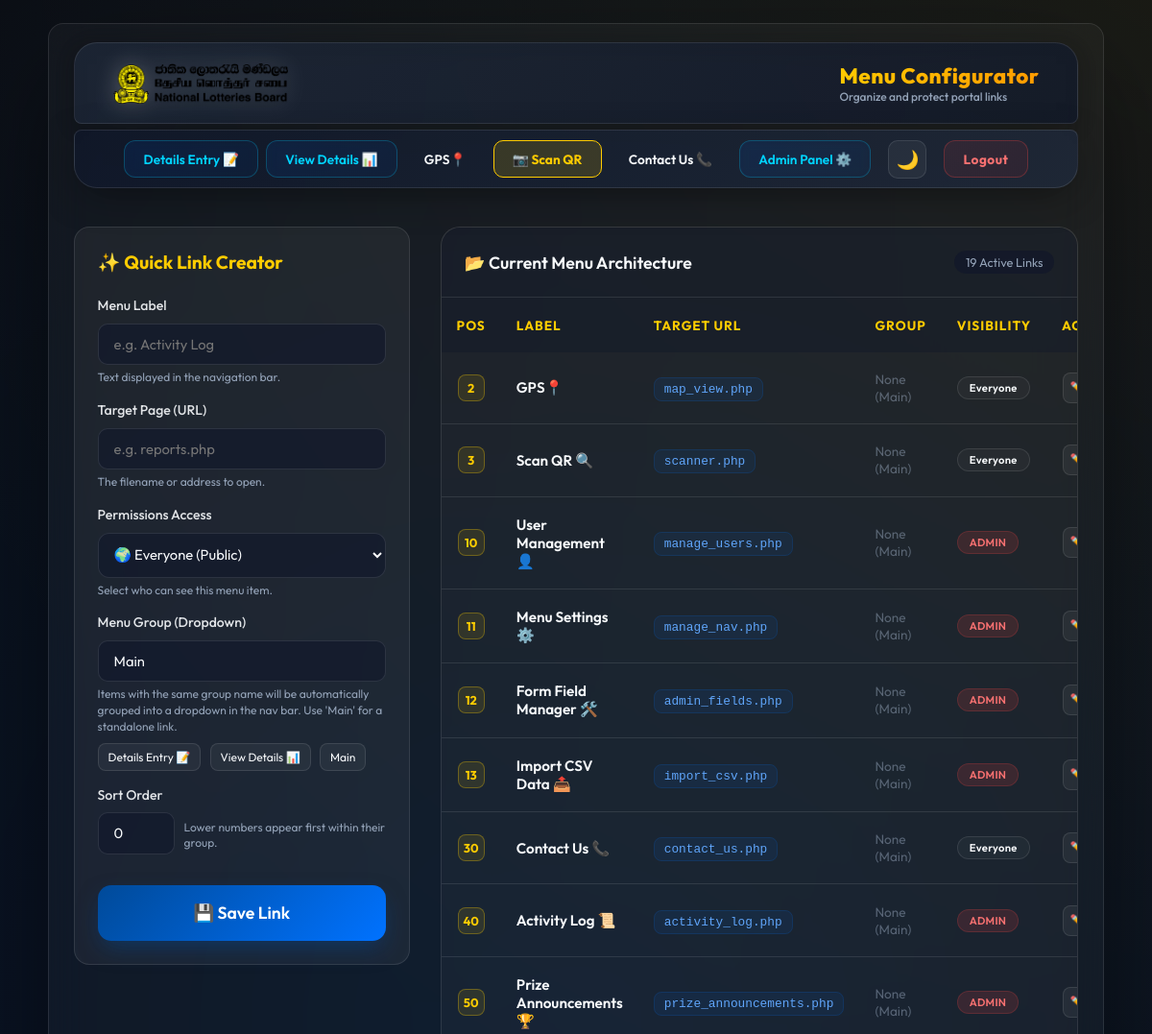
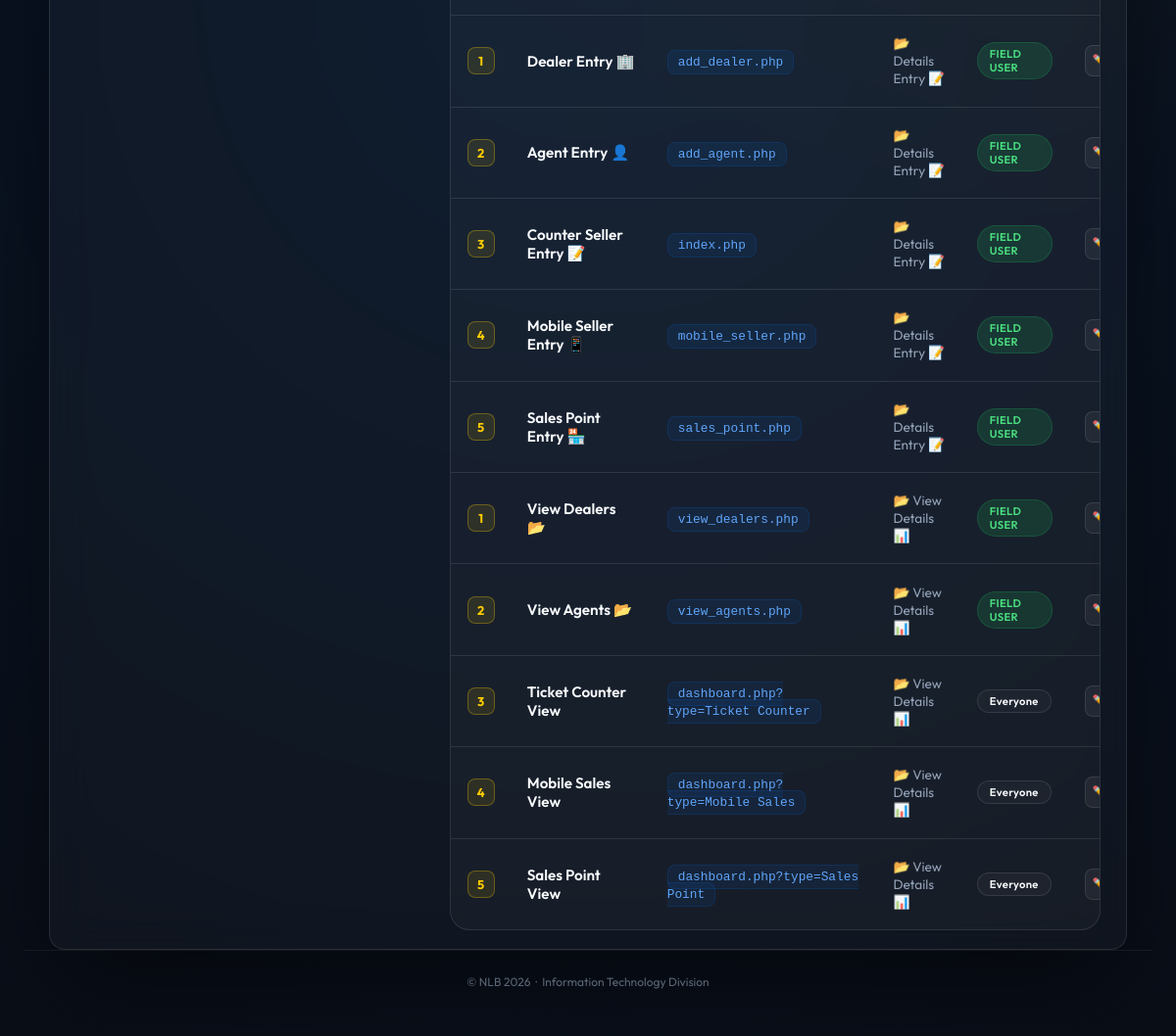
The page /manage_nav.php (signed in) on the database its author committed (2 pictures, top to bottom).
### tables this page shows
CREATE TABLE `navigation` (
  `id` int NOT NULL AUTO_INCREMENT,
  `label` varchar(100) NOT NULL,
  `url` varchar(255) NOT NULL,
  `role_access` enum('all','admin','moderator','tm','user') DEFAULT 'all',
  `nav_group` varchar(100) DEFAULT 'Main',
  `sort_order` int DEFAULT '0',
  PRIMARY KEY (`id`)
);

### manage_nav.php (the view, shortened to what this page needs)
<?php
require_once 'includes/db_config.php';
require_once 'includes/get_nav.php';
$links = $pdo->query("SELECT * FROM navigation ORDER BY
    CASE WHEN nav_group = 'Main' THEN 0 ELSE 1 END,
    nav_group ASC,
    sort_order ASC")->fetchAll();
$existing_groups = $pdo->query("SELECT DISTINCT nav_group FROM navigation WHERE nav_group != 'Main'")->fetchAll(PDO::FETCH_COLUMN);
?>
<!DOCTYPE html>
<html lang="en">
<head>
    <link rel="stylesheet" href="assets/css/style.css">
</head>
<body>
    <div class="container wide">
        <div class="nav-bar">
            <div class="nav-brand">
                <img src="assets/img/Logo.png" alt="NLB Logo">
                <div>
                    <h1>Menu Configurator</h1>
                    <p style="color: var(--text-muted); font-size: 0.75rem; margin: 0;">Organize and protect portal links</p>
                </div>
            </div>
            <?php echo render_nav($pdo, $_SESSION['role']); ?>
        </div>
        <div class="settings-grid">
            <div class="card" style="position: sticky; top: 20px;">
                <h2 id="form-title" style="font-size: 1.2rem; margin-bottom: 1.5rem; color: var(--secondary-color);">✨ Quick Link Creator</h2>
                <form id="nav-form" method="POST">
                    <div class="form-group">
                        <label>Menu Label</label>
                        <input type="text" name="label" id="nav-label" placeholder="e.g. Activity Log" required>
                        <p class="help-text">Text displayed in the navigation bar.</p>
                    </div>
                    <div class="form-group">
                        <label>Target Page (URL)</label>
                        <input type="text" name="url" id="nav-url" placeholder="e.g. reports.php" required>
                        <p class="help-text">The filename or address to open.</p>
                    </div>
                    <div class="form-group">
                        <label>Permissions Access</label>
                        <select name="role_access" id="nav-role" style="width:100%; padding:12px; background:var(--input-bg); border:1px solid var(--glass-border); color:var(--text-main); border-radius:12px;">
                            <option value="all">🌍 Everyone (Public)</option>
                        </select>
                        <p class="help-text">Select who can see this menu item.</p>
                    </div>
                    <div class="form-group">
                        <label>Menu Group (Dropdown)</label>
                        <input type="text" name="nav_group" id="nav-group" value="Main" placeholder="e.g. Details Entry 📝">
                        <p class="help-text">Items with the same group name will be automatically grouped into a dropdown in the nav bar. Use 'Main' for a standalone link.</p>
                        <div id="group-suggestions">
                            <?php foreach($existing_groups as $g): ?>
                                <span class="group-suggestion" onclick="document.getElementById('nav-group').value = '<?php echo addslashes($g); ?>'"><?php echo htmlspecialchars($g); ?></span>
                            <?php endforeach; ?>
                            <span class="group-suggestion" onclick="document.getElementById('nav-group').value = 'Main'">Main</span>
                        </div>
                    </div>
                    <div class="form-group">
                        <label>Sort Order</label>
                        <div style="display: flex; align-items: center; gap: 10px;">
                            <input type="number" name="sort_order" id="nav-order" value="0" style="width: 80px;">
                            <p class="help-text">Lower numbers appear first within their group.</p>
                        </div>
                    </div>
                    <button type="submit" class="btn-submit" style="margin-top: 1rem;">💾 Save Link</button>
                </form>
            </div>
            <div class="table-wrapper" style="border-radius: 20px; overflow: hidden; background: var(--card-bg);">
                <div style="padding: 1.5rem; background: var(--nav-bg); border-bottom: 1px solid var(--glass-border); display: flex; justify-content: space-between; align-items: center;">
                    <h3 style="margin: 0; font-size: 1.1rem; font-weight: 600;">📂 Current Menu Architecture</h3>
                    <span style="font-size: 0.8rem; color: var(--text-muted); background: var(--input-bg); padding: 4px 12px; border-radius: 20px;"><?php echo count($links); ?> Active Links</span>
                </div>
                <table style="min-width: 100%;">
                    <thead>
                        <tr>
                            <th style="width: 60px; text-align: center;">Pos</th>
                            <th>Label</th>
                            <th>Target URL</th>
                            <th>Group</th>
                            <th>Visibility</th>
                            <th style="text-align: right; padding-right: 2rem;">Actions</th>
                        </tr>
                    </thead>
                    <tbody>
                        <?php foreach ($links as $link): ?>
                        <tr class="nav-item-card">
                            <td data-label="Position" style="text-align: center;">
                                <div class="order-badge" style="margin: 0 auto;"><?php echo $link['sort_order']; ?></div>
                            </td>
                            <td data-label="Label" style="font-weight: 600; color: var(--text-main); font-size: 0.95rem;">
                                <?php echo htmlspecialchars($link['label']); ?>
                            </td>
                            <td data-label="URL">
                                <code style="background: rgba(0, 114, 255, 0.08); color: #60a5fa; padding: 4px 10px; border-radius: 8px; font-size: 0.8rem; border: 1px solid rgba(0, 114, 255, 0.15); font-family: 'Courier New', monospace;">
                                    <?php echo htmlspecialchars($link['url']); ?>
                                </code>
                            </td>
                            <td data-label="Group" style="color: var(--text-muted); font-size: 0.85rem;">
                                <?php
                                    $grp = $link['nav_group'] ?? 'Main';
                                    if ($grp === 'Main') {
                                        echo '<span style="opacity: 0.5;">None (Main)</span>';
                                    } else {
                                        echo '📂 ' . htmlspecialchars($grp);
                                    }
                                ?>
                            </td>
                            <td data-label="Visibility">
                                <?php
                                    $rc = 'tag-all'; $rl = 'Everyone';
                                    if($link['role_access'] === 'admin') { $rc = 'tag-admin'; $rl = 'ADMIN'; }
                                    elseif($link['role_access'] === 'moderator') { $rc = 'tag-moderator'; $rl = 'MODERATOR'; }
                                    elseif($link['role_access'] === 'tm') { $rc = 'tag-tm'; $rl = 'FIELD USER'; }
                                    elseif($link['role_access'] === 'user') { $rc = 'tag-user'; $rl = 'VIEWER'; }
                                ?>
                                <span class="role-tag <?php echo $rc; ?>"><?php echo $rl; ?></span>
                            </td>
                            <td data-label="Actions" style="padding-right: 1.5rem;">
                                <div style="display: flex; gap: 10px; justify-content: flex-end;">
                                    <button onclick='editLink(<?php echo json_encode($link); ?>)' class="action-btn btn-edit-small" title="Edit Link">✏️</button>
                                </div>
                            </td>
                        </tr>
                        <?php endforeach; ?>
                    </tbody>
                </table>
            </div>
        </div>
    </div>
    <?php include 'includes/footer.php'; ?>
</body>
</html>

### includes/get_nav.php (shortened to what this page needs)
<?php
function get_navigation_links($pdo, $user_role) {
    $sql = "SELECT * FROM navigation WHERE role_access = 'all' ";
    if ($user_role === 'admin') {
        $sql .= "OR role_access IN ('admin', 'moderator', 'user', 'tm')";
    } elseif ($user_role === 'moderator') {
        $sql .= "OR role_access IN ('moderator', 'user')";
    } elseif ($user_role === 'mkt') {
        $sql .= "OR role_access IN ('moderator')";
    } elseif ($user_role === 'tm') {
        $sql .= "OR role_access = 'tm'";
    } elseif ($user_role === 'user') {
        $sql .= "OR role_access = 'user'";
    }
    $sql .= " ORDER BY sort_order ASC";
    return $pdo->query($sql)->fetchAll();
}
function render_nav($pdo, $current_role) {
    $links = get_navigation_links($pdo, $current_role);
    $groups = [];
    $main_html = '';
    $admin_html = '';
    foreach ($links as $link) {
        $url = $link['url'];
        $label = $link['label'];
        $group_name = $link['nav_group'] ?? 'Main';
        if ($url === 'scanner.php' && ($group_name === 'Main' || empty($group_name))) {
            $main_html .= '<a href="scanner.php" class="nav-scan-btn" style="background: rgba(255, 204, 0, 0.15); border: 1px solid var(--secondary-color); border-radius: 10px; color: var(--secondary-color); font-weight: 700; display: flex; align-items: center; gap: 8px;">📷 Scan QR</a>';
            continue;
        }
        if ($current_role === 'admin' && $link['role_access'] === 'admin' && $group_name === 'Main') {
            $admin_html .= '<a href="' . htmlspecialchars($url) . '">' . htmlspecialchars($label) . '</a>';
            continue;
        }
        if ($group_name !== 'Main' && !empty($group_name)) {
            if (!isset($groups[$group_name])) {
                $groups[$group_name] = '';
            }
            $groups[$group_name] .= '<a href="' . htmlspecialchars($url) . '"><span>' . htmlspecialchars($label) . '</span></a>';
        } else {
            $main_html .= '<a href="' . htmlspecialchars($url) . '">' . htmlspecialchars($label) . '</a>';
        }
    }
    $grouped_dropdowns_html = '';
    foreach ($groups as $group_label => $items_html) {
        if (!empty($items_html)) {
            $dropdown  = '<div class="dropdown">';
            $dropdown .= '<button class="dropdown-btn" onclick="toggleGenericDropdown(this, event)">' . htmlspecialchars($group_label) . '</button>';
            $dropdown .= '<div class="dropdown-content">' . $items_html . '</div>';
            $dropdown .= '</div>';
            $grouped_dropdowns_html .= $dropdown;
        }
    }
    $nav_content = $grouped_dropdowns_html . $main_html;
    if (!empty($admin_html) && $current_role === 'admin') {
        $dropdown  = '<div class="dropdown" id="adminDropdown">';
        $dropdown .= '<button class="dropdown-btn" id="adminDropBtn" onclick="toggleGenericDropdown(this, event)">Admin Panel ⚙️</button>';
        $dropdown .= '<div class="dropdown-content" id="adminDropContent">' . $admin_html . '</div>';
        $dropdown .= '</div>';
        $nav_content .= $dropdown;
    }
    $toggle = '
        <button class="nav-toggle" id="navToggle" onclick="this.classList.toggle(\'open\'); document.getElementById(\'navLinks\').classList.toggle(\'open\');" aria-label="Menu">
            <span></span><span></span><span></span>
        </button>';
    $theme_toggle = '<button class="theme-toggle" id="themeToggle" title="Toggle Theme">🌓</button>';
    $nav_html = $toggle . '<div class="nav-links" id="navLinks">' . $nav_content . $theme_toggle . '<a href="logout.php" class="logout-btn">Logout</a></div>';
    $nav_html .= '
    <script>
        (function() {
            const themeToggle = document.getElementById("themeToggle");
            const body = document.body;
            // Check for saved theme preference
            const savedTheme = localStorage.getItem("theme");
            if (savedTheme === "dark" || !savedTheme) {
                body.classList.add("dark-mode");
                themeToggle.innerHTML = "🌙";
            } else {
                themeToggle.innerHTML = "☀️";
            }
            themeToggle.addEventListener("click", () => {
                body.classList.toggle("dark-mode");
                const isDark = body.classList.contains("dark-mode");
                localStorage.setItem("theme", isDark ? "dark" : "light");
                themeToggle.innerHTML = isDark ? "🌙" : "☀️";
                // Add a nice animation effect
                themeToggle.style.transform = "scale(1.2) rotate(360deg)";
                setTimeout(() => {
                    themeToggle.style.transform = "";
                }, 300);
            });
        })();
        // Generic dropdown toggle
        function toggleGenericDropdown(btn, e) {
            e.stopPropagation();
            const content = btn.nextElementSibling;
            if (!content) return;
            // Close other dropdowns
            document.querySelectorAll(".dropdown-content").forEach(d => {
                if (d !== content) d.classList.remove("open");
            });
            document.querySelectorAll(".dropdown-btn").forEach(b => {
                if (b !== btn) b.classList.remove("active");
            });
            const isOpen = content.classList.contains("open");
            content.classList.toggle("open", !isOpen);
            btn.classList.toggle("active", !isOpen);
        }
        // Close dropdown when clicking anywhere outside it
        document.addEventListener("click", function(e) {
            if (!e.target.closest(".dropdown")) {
                document.querySelectorAll(".dropdown-content").forEach(d => d.classList.remove("open"));
                document.querySelectorAll(".dropdown-btn").forEach(b => b.classList.remove("active"));
            }
        });
    </script>';
    return $nav_html;
}
?>

### includes/footer.php
<div style="width: 100%; text-align: center; margin-top: auto; padding: 1.5rem 1rem; color: var(--text-muted); font-size: 0.75rem; border-top: 1px solid var(--glass-border); opacity: 0.6;">
    &copy; NLB <?php echo date('Y'); ?> &nbsp;·&nbsp; Information Technology Division
</div>

### manage_nav.php (style rules this page uses)
.settings-grid { display: grid; grid-template-columns: 350px 1fr; gap: 2rem; align-items: start; }
.help-text { font-size: 0.75rem; color: var(--text-muted); margin-top: 5px; line-height: 1.4; }
.role-tag { display: inline-flex; align-items: center; gap: 6px; padding: 4px 12px; border-radius: 20px; font-size: 0.7rem; font-weight: 600; letter-spacing: 0.3px; }
.tag-all { background: var(--card-bg); color: var(--text-main); border: 1px solid var(--glass-border); }
.tag-admin { background: rgba(239, 68, 68, 0.15); color: #f87171; border: 1px solid rgba(239, 68, 68, 0.2); }
.tag-tm { background: rgba(34, 197, 94, 0.15); color: #4ade80; border: 1px solid rgba(34, 197, 94, 0.2); }
.nav-item-card { transition: all 0.3s ease; }
.action-btn { width: 32px; height: 32px; display: flex; align-items: center; justify-content: center; border-radius: 8px; border: 1px solid rgba(255, 255, 255, 0.1); color: white; cursor: pointer; transition: all 0.2s; text-decoration: none; background: rgba(255,255,255,0.05); }
.order-badge { width: 28px; height: 28px; background: rgba(255, 204, 0, 0.1); color: #ffcc00; border: 1px solid rgba(255, 204, 0, 0.3); border-radius: 8px; display: flex; align-items: center; justify-content: center; font-size: 0.8rem; font-weight: 700; }
.group-suggestion { display: inline-block; padding: 6px 10px; background: rgba(255, 255, 255, 0.05); border: 1px solid var(--glass-border); border-radius: 8px; font-size: 0.75rem; cursor: pointer; margin-right: 6px; margin-top: 8px; transition: all 0.2s; }

### rows shown on the page
navigation: label "GPS📍", sort_order "2", url "map_view.php", nav_group "None (Main)", rl "Everyone"
navigation: label "Contact Us 📞", sort_order "30", url "contact_us.php", nav_group "None (Main)", rl "Everyone"
navigation: sort_order "3", label "Scan QR 🔍", url "scanner.php", nav_group "None (Main)", rl "Everyone"
navigation: sort_order "10", label "User Management 👤", url "manage_users.php", nav_group "None (Main)", role_access "ADMIN"
navigation: sort_order "11", label "Menu Settings ⚙️", url "manage_nav.php", nav_group "None (Main)", role_access "ADMIN"
navigation: sort_order "12", label "Form Field Manager 🛠️", url "admin_fields.php", nav_group "None (Main)", role_access "ADMIN"
navigation: sort_order "13", label "Import CSV Data 📤", url "import_csv.php", nav_group "None (Main)", role_access "ADMIN"
navigation: sort_order "40", label "Activity Log 📜", url "activity_log.php", nav_group "None (Main)", role_access "ADMIN"
navigation: sort_order "50", label "Prize Announcements 🏆", url "prize_announcements.php", nav_group "None (Main)", role_access "ADMIN"
navigation: sort_order "1", label "Dealer Entry 🏢", url "add_dealer.php", nav_group "Details Entry 📝", role_access "FIELD USER"
navigation: sort_order "2", label "Agent Entry 👤", url "add_agent.php", nav_group "Details Entry 📝", role_access "FIELD USER"
navigation: sort_order "3", label "Counter Seller Entry 📝", url "index.php", nav_group "Details Entry 📝", role_access "FIELD USER"
navigation: sort_order "4", label "Mobile Seller Entry 📱", url "mobile_seller.php", nav_group "Details Entry 📝", role_access "FIELD USER"
navigation: sort_order "5", label "Sales Point Entry 🏪", url "sales_point.php", nav_group "Details Entry 📝", role_access "FIELD USER"
navigation: sort_order "1", label "View Dealers 📂", url "view_dealers.php", nav_group "View Details 📊", role_access "FIELD USER"
navigation: sort_order "2", label "View Agents 📂", url "view_agents.php", nav_group "View Details 📊", role_access "FIELD USER"
navigation: sort_order "3", label "Ticket Counter View", url "dashboard.php?type=Ticket Counter", nav_group "View Details 📊", rl "Everyone"
navigation: sort_order "4", label "Mobile Sales View", url "dashboard.php?type=Mobile Sales", nav_group "View Details 📊", rl "Everyone"
navigation: sort_order "5", label "Sales Point View", url "dashboard.php?type=Sales Point", nav_group "View Details 📊", rl "Everyone"

### other values the page prints
$group_label "Details Entry 📝 View Details 📊"
$g "Details Entry 📝"
$g "View Details 📊"
count($links) "19"
